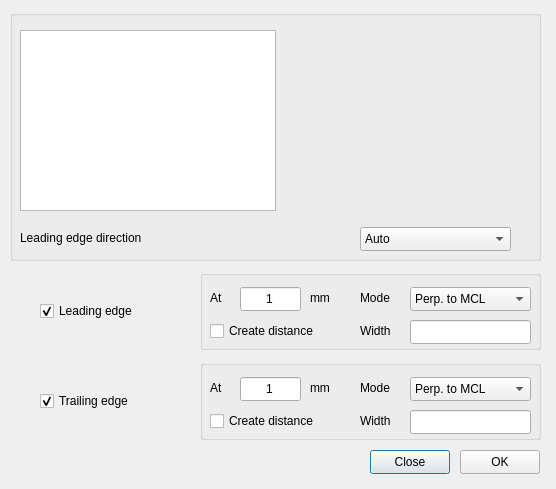
<?xml version="1.0" encoding="UTF-8"?>
<ui version="4.0">
 <class>WidthEdgeDialog</class>
 <widget class="QDialog" name="WidthEdgeDialog">
  <property name="geometry">
   <rect>
    <x>0</x>
    <y>0</y>
    <width>556</width>
    <height>489</height>
   </rect>
  </property>
  <property name="windowTitle">
   <string>WidthEdgeWindow</string>
  </property>
  <widget class="QGroupBox" name="mainBox">
   <property name="geometry">
    <rect>
     <x>10</x>
     <y>10</y>
     <width>531</width>
     <height>251</height>
    </rect>
   </property>
   <property name="title">
    <string/>
   </property>
   <widget class="QListWidget" name="curves">
    <property name="geometry">
     <rect>
      <x>10</x>
      <y>20</y>
      <width>256</width>
      <height>181</height>
     </rect>
    </property>
   </widget>
   <widget class="QLabel" name="directionLELabel">
    <property name="geometry">
     <rect>
      <x>10</x>
      <y>220</y>
      <width>191</width>
      <height>16</height>
     </rect>
    </property>
    <property name="text">
     <string>Leading edge direction</string>
    </property>
   </widget>
   <widget class="QComboBox" name="directionLEComboBox">
    <property name="geometry">
     <rect>
      <x>350</x>
      <y>217</y>
      <width>151</width>
      <height>24</height>
     </rect>
    </property>
    <item>
     <property name="text">
      <string>Auto</string>
     </property>
    </item>
    <item>
     <property name="text">
      <string>+X</string>
     </property>
    </item>
    <item>
     <property name="text">
      <string>+Y</string>
     </property>
    </item>
    <item>
     <property name="text">
      <string>-X</string>
     </property>
    </item>
    <item>
     <property name="text">
      <string>-Y</string>
     </property>
    </item>
   </widget>
   <widget class="QWidget" name="container" native="true">
    <property name="geometry">
     <rect>
      <x>279</x>
      <y>19</y>
      <width>242</width>
      <height>183</height>
     </rect>
    </property>
   </widget>
  </widget>
  <widget class="QCheckBox" name="checkBoxLE">
   <property name="geometry">
    <rect>
     <x>40</x>
     <y>300</y>
     <width>111</width>
     <height>22</height>
    </rect>
   </property>
   <property name="text">
    <string>Leading edge</string>
   </property>
   <property name="checked">
    <bool>true</bool>
   </property>
  </widget>
  <widget class="QCheckBox" name="checkBoxTE">
   <property name="geometry">
    <rect>
     <x>40</x>
     <y>390</y>
     <width>131</width>
     <height>22</height>
    </rect>
   </property>
   <property name="text">
    <string>Trailing edge</string>
   </property>
   <property name="checked">
    <bool>true</bool>
   </property>
  </widget>
  <widget class="QGroupBox" name="groupBoxLE">
   <property name="geometry">
    <rect>
     <x>200</x>
     <y>270</y>
     <width>341</width>
     <height>80</height>
    </rect>
   </property>
   <property name="title">
    <string/>
   </property>
   <widget class="QLabel" name="label_2">
    <property name="geometry">
     <rect>
      <x>10</x>
      <y>20</y>
      <width>21</width>
      <height>16</height>
     </rect>
    </property>
    <property name="text">
     <string>At</string>
    </property>
   </widget>
   <widget class="QLineEdit" name="distanceLE">
    <property name="geometry">
     <rect>
      <x>40</x>
      <y>17</y>
      <width>61</width>
      <height>24</height>
     </rect>
    </property>
    <property name="text">
     <string>1</string>
    </property>
    <property name="alignment">
     <set>Qt::AlignCenter</set>
    </property>
   </widget>
   <widget class="QLabel" name="label_3">
    <property name="geometry">
     <rect>
      <x>110</x>
      <y>20</y>
      <width>21</width>
      <height>16</height>
     </rect>
    </property>
    <property name="text">
     <string>mm</string>
    </property>
   </widget>
   <widget class="QLabel" name="label_4">
    <property name="geometry">
     <rect>
      <x>160</x>
      <y>20</y>
      <width>51</width>
      <height>16</height>
     </rect>
    </property>
    <property name="text">
     <string>Mode</string>
    </property>
   </widget>
   <widget class="QComboBox" name="modeLE">
    <property name="geometry">
     <rect>
      <x>210</x>
      <y>17</y>
      <width>121</width>
      <height>24</height>
     </rect>
    </property>
    <item>
     <property name="text">
      <string>Perp. to MCL</string>
     </property>
    </item>
    <item>
     <property name="text">
      <string>Perp. to Contact line</string>
     </property>
    </item>
    <item>
     <property name="text">
      <string>Given angle (+/- to Y)</string>
     </property>
    </item>
   </widget>
   <widget class="QCheckBox" name="createDistanceCheckBoxLE">
    <property name="geometry">
     <rect>
      <x>10</x>
      <y>50</y>
      <width>141</width>
      <height>22</height>
     </rect>
    </property>
    <property name="text">
     <string>Create distance</string>
    </property>
    <property name="checked">
     <bool>false</bool>
    </property>
   </widget>
   <widget class="QLabel" name="label_8">
    <property name="geometry">
     <rect>
      <x>160</x>
      <y>53</y>
      <width>51</width>
      <height>16</height>
     </rect>
    </property>
    <property name="text">
     <string>Width</string>
    </property>
   </widget>
   <widget class="QLineEdit" name="answerLE">
    <property name="geometry">
     <rect>
      <x>210</x>
      <y>50</y>
      <width>121</width>
      <height>24</height>
     </rect>
    </property>
    <property name="text">
     <string/>
    </property>
    <property name="alignment">
     <set>Qt::AlignCenter</set>
    </property>
    <property name="readOnly">
     <bool>true</bool>
    </property>
   </widget>
  </widget>
  <widget class="QGroupBox" name="groupBoxTE">
   <property name="geometry">
    <rect>
     <x>200</x>
     <y>360</y>
     <width>341</width>
     <height>80</height>
    </rect>
   </property>
   <property name="title">
    <string/>
   </property>
   <widget class="QLabel" name="label_5">
    <property name="geometry">
     <rect>
      <x>10</x>
      <y>20</y>
      <width>21</width>
      <height>16</height>
     </rect>
    </property>
    <property name="text">
     <string>At</string>
    </property>
   </widget>
   <widget class="QLineEdit" name="distanceTE">
    <property name="geometry">
     <rect>
      <x>40</x>
      <y>17</y>
      <width>61</width>
      <height>24</height>
     </rect>
    </property>
    <property name="text">
     <string>1</string>
    </property>
    <property name="alignment">
     <set>Qt::AlignCenter</set>
    </property>
   </widget>
   <widget class="QLabel" name="label_6">
    <property name="geometry">
     <rect>
      <x>110</x>
      <y>20</y>
      <width>21</width>
      <height>16</height>
     </rect>
    </property>
    <property name="text">
     <string>mm</string>
    </property>
   </widget>
   <widget class="QLabel" name="label_7">
    <property name="geometry">
     <rect>
      <x>160</x>
      <y>20</y>
      <width>31</width>
      <height>16</height>
     </rect>
    </property>
    <property name="text">
     <string>Mode</string>
    </property>
   </widget>
   <widget class="QComboBox" name="modeTE">
    <property name="geometry">
     <rect>
      <x>210</x>
      <y>17</y>
      <width>121</width>
      <height>24</height>
     </rect>
    </property>
    <item>
     <property name="text">
      <string>Perp. to MCL</string>
     </property>
    </item>
    <item>
     <property name="text">
      <string>Perp. to Contact line</string>
     </property>
    </item>
    <item>
     <property name="text">
      <string>Given angle (+/- to Y)</string>
     </property>
    </item>
   </widget>
   <widget class="QCheckBox" name="createDistanceCheckBoxTE">
    <property name="geometry">
     <rect>
      <x>10</x>
      <y>50</y>
      <width>141</width>
      <height>22</height>
     </rect>
    </property>
    <property name="text">
     <string>Create distance</string>
    </property>
    <property name="checked">
     <bool>false</bool>
    </property>
   </widget>
   <widget class="QLabel" name="label_9">
    <property name="geometry">
     <rect>
      <x>160</x>
      <y>53</y>
      <width>51</width>
      <height>16</height>
     </rect>
    </property>
    <property name="text">
     <string>Width</string>
    </property>
   </widget>
   <widget class="QLineEdit" name="answerTE">
    <property name="geometry">
     <rect>
      <x>210</x>
      <y>50</y>
      <width>121</width>
      <height>24</height>
     </rect>
    </property>
    <property name="text">
     <string/>
    </property>
    <property name="alignment">
     <set>Qt::AlignCenter</set>
    </property>
    <property name="readOnly">
     <bool>true</bool>
    </property>
   </widget>
  </widget>
  <widget class="QPushButton" name="closeButton">
   <property name="geometry">
    <rect>
     <x>370</x>
     <y>450</y>
     <width>80</width>
     <height>24</height>
    </rect>
   </property>
   <property name="text">
    <string>Close</string>
   </property>
  </widget>
  <widget class="QPushButton" name="calculateButton">
   <property name="geometry">
    <rect>
     <x>460</x>
     <y>450</y>
     <width>80</width>
     <height>24</height>
    </rect>
   </property>
   <property name="text">
    <string>OK</string>
   </property>
  </widget>
 </widget>
 <layoutdefault spacing="6" margin="11"/>
 <resources/>
 <connections/>
</ui>
